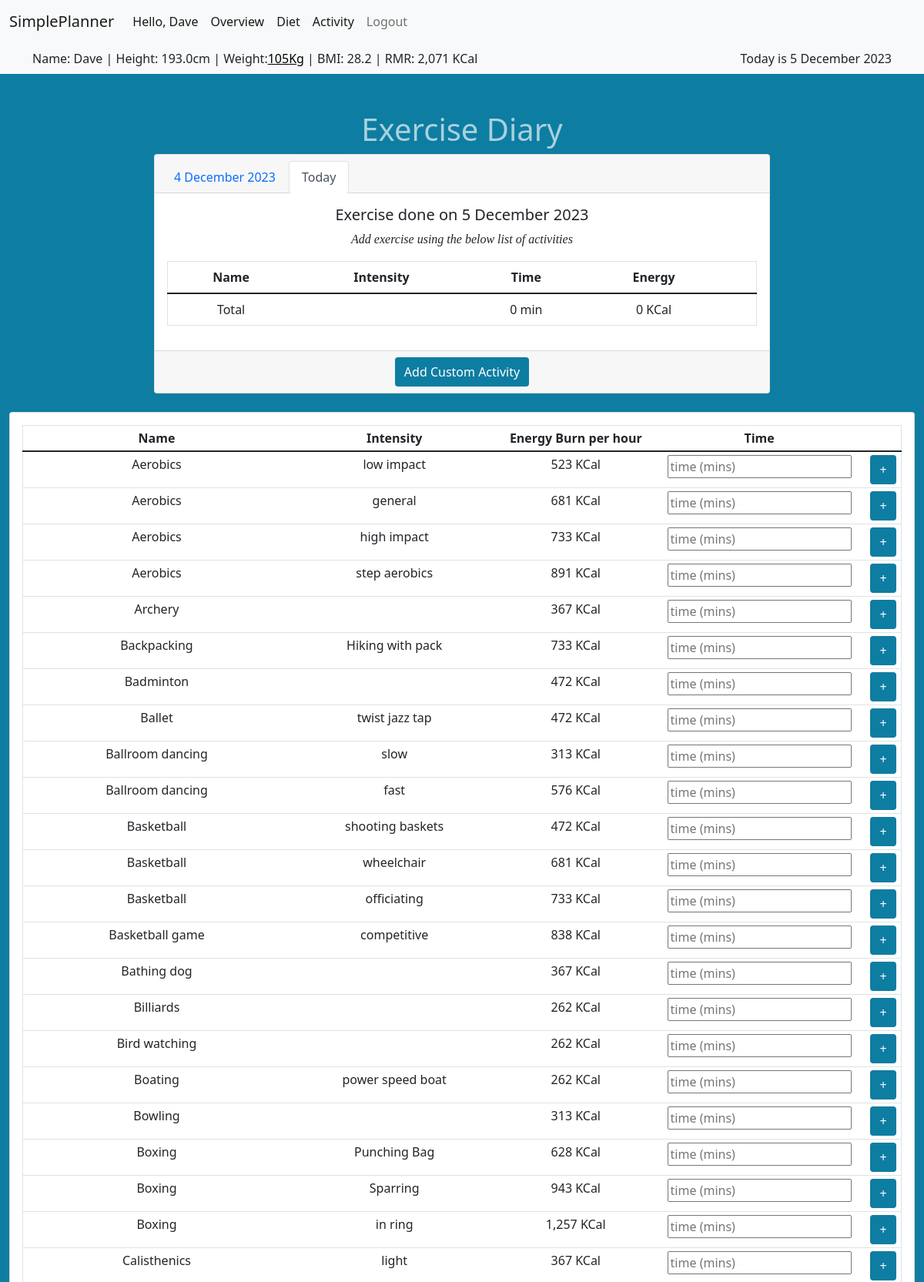
The app's page /exercise_diary (signed in, upper part) with its own data.
### tables this page shows
CREATE TABLE standard_exercises (
    id INTEGER PRIMARY KEY,
    exercise_name TEXT,
    intensity TEXT,
    energy_burn_factor INTEGER
);

### app.py (the view)
@app.route("/exercise_diary")
@helpers.login_required
def exercise_diary():
    cur = db.cursor()
    exercises = cur.execute(
        "SELECT * FROM standard_exercises ORDER BY exercise_name, energy_burn_factor").fetchall()
    activities = cur.execute("SELECT * FROM activity WHERE user_id = ? AND date = ?",
                             (session["user_id"], session["date"])).fetchall()
    cur.close()
    return render_template("exercise_diary.html", exercises=exercises, activities=activities)

### helpers.py (called while the page is built)
def dict_factory(cursor, row):
    fields = [column[0] for column in cursor.description]
    return {key: value for key, value in zip(fields, row)}

def login_required(f):
    @wraps(f)
    def decorated_function(*args, **kwargs):
        if session.get("user_id") is None:
            return redirect("/login")
        return f(*args, **kwargs)
    return decorated_function

def kcal(value):
    return f"{value:,} KCal"

def date_format(value):
    months = ("January", "February", "March", "April", "May", "June",
              "July", "August", "September", "October", "November", "December")
    month = months[value.month-1]
    return "{} {} {}".format(value.day, month, value.year)

def date_format_previousday(value):
    value = value - timedelta(days=1)
    months = ("January", "February", "March", "April", "May", "June",
              "July", "August", "September", "October", "November", "December")
    month = months[value.month-1]
    return "{} {} {}".format(value.day, month, value.year)

def hrs_mins(value):
    if value < 60:
        return (f"{value} min")
    elif value % 60 == 0:
        return (f"{int(value / 60)} hr")
    else:
        return (f"{int(value / 60)} hr {value % 60} min")

### templates/exercise_diary.html (shortened to what this page needs)
{% extends "layout.html" %}
{% block main %}
<h1>Exercise Diary</h1>
<div class="card" style="width: 50rem; margin-left: auto; margin-right: auto;">
    <div class="card-header">
        <ul class="nav nav-tabs card-header-tabs">
            <li class="nav-item">
                <form action="/change_day" method="post">
                    <button type="submit" class="nav-link">{{ session["date"] | date_format_previousday }}</button>
                </form>
            </li>
            <li class="nav-item">
                {% if session["date"] == session["today"] %}
                <form action="/change_day" method="post">
                    <button type="submit" class="nav-link active" disabled>Today</button>
                </form>
                {% else %}
                <form action="/change_day" method="post">
                    <input type="hidden" name="day" value="0">
                    <button type="submit" class="nav-link active">Return to Today</button>
                </form>
                {% endif %}
            </li>
        </ul>
    </div>
    <div class="card-body">
        <h5 class="card-title">Exercise done on {{ session["date"] | date_format }}</h5>
        <p><i>Add exercise using the below list of activities</i></p>
        <table class="table">
            <thead>
                <tr>
                    <th>Name</th>
                    <th>Intensity</th>
                    <th>Time</th>
                    <th>Energy</th>
                    <th></th>
                </tr>
            </thead>
            <tfoot>
                <tr>
                    <td>Total</td>
                    <td></td>
                    <td>{{ activities | sum(attribute="time") | hrs_mins }}</td>
                    <td>{{ activities | sum(attribute="energy") | int | kcal }}</td>
                    <td></td>
                </tr>
            </tfoot>
        </table>
    </div>
    <div class="card-footer">
        <button data-bs-toggle="modal" data-bs-target="#CustomActivityModal">Add Custom Activity</button>
    </div>
</div>
<br>
<div class="card text-center">
    <div class="card-body">
        <table class="table table-sm table-hover">
            <thead>
                <tr>
                    <th>Name</th>
                    <th>Intensity</th>
                    <th>Energy Burn per hour</th>
                    <th>Time</th>
                </tr>
            </thead>
            <tbody>
                {% for exercise in exercises %}
                <tr>
                    <form action="/activity_add" method="post">
                        <td>{{ exercise["exercise_name"] }}<input type="hidden" id="exercise_name" name="name"
                                value='{{ exercise["exercise_name"] }}'></td>
                        <td>{{ exercise["intensity"] }}<input type="hidden" id="intensity" name="intentisy"
                                value='{{ exercise["intensity"] }}'></td>
                        <td>{{ (exercise["energy_burn_factor"] * session["weight"]) | int | kcal }}</td>
                        <td><input autocomplete="off" id="time" name="time" placeholder="time (mins)" required
                                type="number"></td>
                        <td>
                            <button type="submit">+</button>
                        </td>
                    </form>
                </tr>
                {% endfor %}
            </tbody>
        </table>
    </div>
</div>
{% endblock %}

### static/style.css (style rules this page uses)
body { background-color: rgb(14, 125, 162); }
h1 { color: rgba(255, 255, 255, 0.645); text-align: center; }
p { font-family: verdana; font-size: 16px; }
table { border: 1px solid; }
button { background-color: rgb(14, 125, 162); border: 2px solid rgb(14, 125, 162); color: white; padding: 5px 10px; text-align: center; text-decoration: none; display: inline-block; font-size: 16px; border-radius: 4px; transition-duration: 0.4s; }

### records on screen
standard_exercises: exercise_name "Aerobics", intensity "low impact", energy_burn_factor "523 KCal"
standard_exercises: exercise_name "Aerobics", intensity "general", energy_burn_factor "681 KCal"
standard_exercises: exercise_name "Aerobics", intensity "high impact", energy_burn_factor "733 KCal"
standard_exercises: exercise_name "Aerobics", intensity "step aerobics", energy_burn_factor "891 KCal"
standard_exercises: exercise_name "Archery", energy_burn_factor "367 KCal"
standard_exercises: exercise_name "Backpacking", intensity "Hiking with pack", energy_burn_factor "733 KCal"
standard_exercises: exercise_name "Badminton", energy_burn_factor "472 KCal"
standard_exercises: exercise_name "Ballet", intensity "twist jazz tap", energy_burn_factor "472 KCal"
standard_exercises: exercise_name "Ballroom dancing", intensity "slow", energy_burn_factor "313 KCal"
standard_exercises: exercise_name "Ballroom dancing", intensity "fast", energy_burn_factor "576 KCal"
standard_exercises: exercise_name "Basketball", intensity "shooting baskets", energy_burn_factor "472 KCal"
standard_exercises: exercise_name "Basketball", intensity "wheelchair", energy_burn_factor "681 KCal"
standard_exercises: exercise_name "Basketball", intensity "officiating", energy_burn_factor "733 KCal"
standard_exercises: exercise_name "Basketball game", intensity "competitive", energy_burn_factor "838 KCal"
standard_exercises: exercise_name "Bathing dog", energy_burn_factor "367 KCal"
standard_exercises: exercise_name "Billiards", energy_burn_factor "262 KCal"
standard_exercises: exercise_name "Bird watching", energy_burn_factor "262 KCal"
standard_exercises: exercise_name "Boating", intensity "power speed boat", energy_burn_factor "262 KCal"
standard_exercises: exercise_name "Bowling", energy_burn_factor "313 KCal"
standard_exercises: exercise_name "Boxing", intensity "Punching Bag", energy_burn_factor "628 KCal"
standard_exercises: exercise_name "Boxing", intensity "Sparring", energy_burn_factor "943 KCal"
standard_exercises: exercise_name "Boxing", intensity "in ring", energy_burn_factor "1,257 KCal"
standard_exercises: exercise_name "Calisthenics", intensity "light", energy_burn_factor "367 KCal"

### other values on screen
{{ session["username"] }} "Dave"
{{ session["height"] }} "193.0"
{{ session['weight'] }} "105"
{{ session["rmr"] | kcal }} "2,071 KCal"
{{ session["today"] | date_format }} "5 December 2023"
{{ session["date"] | date_format_previousday }} "4 December 2023"
{{ session["date"] | date_format }} "5 December 2023"
{{ activities | sum(attribute="time") | hrs_mins }} "0 min"
{{ activities | sum(attribute="energy") | int | kcal }} "0 KCal"
